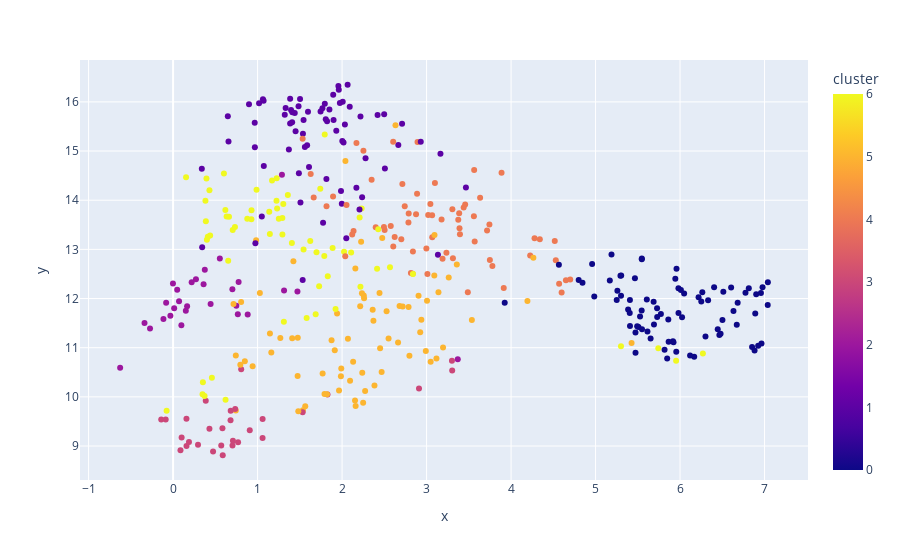

Notebook code cell kept with this figure:
### Code cell
fig = px.scatter(
    joinedold, x='x', y='y', color='cluster', hover_data=['x', 'y', 'text_left', 'label_left', 'cluster', 'predicted_label_left'])

fig.show()

### Figure 1 — Plotly figure (JSON) as saved in the notebook; plotly's stock layout.template omitted (floating-point values rounded to 4 significant figures; data arrays with more than 128 entries replaced by an {"elided": "..."} marker saying what was removed)
{"data": [{"customdata": {"elided": "412x4 mixed values"}, "hovertemplate": "x=%{x}<br>y=%{y}<br>text_left=%{customdata[0]}<br>label_left=%{customdata[1]}<br>cluster=%{marker.color}<br>predicted_label_left=%{customdata[3]}<extra></extra>", "legendgroup": "", "marker": {"color": {"elided": "412 int values"}, "coloraxis": "coloraxis", "symbol": "circle"}, "mode": "markers", "name": "", "orientation": "v", "showlegend": false, "type": "scatter", "x": {"elided": "412 float values"}, "xaxis": "x", "y": {"elided": "412 float values"}, "yaxis": "y"}], "layout": {"coloraxis": {"colorbar": {"title": {"text": "cluster"}}, "colorscale": [[0, "#0d0887"], [0.1111, "#46039f"], [0.2222, "#7201a8"], [0.3333, "#9c179e"], [0.4444, "#bd3786"], [0.5556, "#d8576b"], [0.6667, "#ed7953"], [0.7778, "#fb9f3a"], [0.8889, "#fdca26"], [1, "#f0f921"]]}, "legend": {"tracegroupgap": 0}, "margin": {"t": 60}, "xaxis": {"anchor": "y", "domain": [0, 1], "title": {"text": "x"}}, "yaxis": {"anchor": "x", "domain": [0, 1], "title": {"text": "y"}}}}
